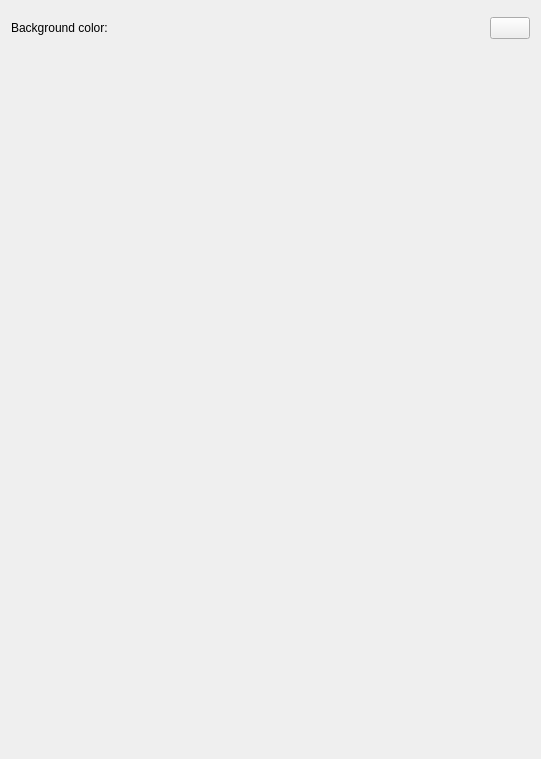
<?xml version="1.0" encoding="UTF-8"?>
<ui version="4.0">
 <class>ConfigureGraphics</class>
 <widget class="QWidget" name="ConfigureGraphics">
  <property name="geometry">
   <rect>
    <x>0</x>
    <y>0</y>
    <width>541</width>
    <height>759</height>
   </rect>
  </property>
  <property name="windowTitle">
   <string>Form</string>
  </property>
  <property name="accessibleName">
   <string>Graphics</string>
  </property>
  <layout class="QVBoxLayout" name="verticalLayout_1">
   <item>
    <layout class="QVBoxLayout" name="groups_layout"/>
   </item>
   <item>
    <widget class="QWidget" name="api_widget" native="true">
     <layout class="QHBoxLayout" name="horizontalLayout">
      <property name="leftMargin">
       <number>0</number>
      </property>
      <property name="topMargin">
       <number>0</number>
      </property>
      <property name="rightMargin">
       <number>0</number>
      </property>
      <property name="bottomMargin">
       <number>0</number>
      </property>
     </layout>
    </widget>
   </item>
   <item>
    <widget class="QWidget" name="bg_widget" native="true">
     <layout class="QHBoxLayout" name="bg_layout">
      <property name="leftMargin">
       <number>0</number>
      </property>
      <property name="topMargin">
       <number>0</number>
      </property>
      <property name="rightMargin">
       <number>0</number>
      </property>
      <property name="bottomMargin">
       <number>0</number>
      </property>
      <item>
       <widget class="QLabel" name="label">
        <property name="sizePolicy">
         <sizepolicy hsizetype="Expanding" vsizetype="Preferred">
          <horstretch>0</horstretch>
          <verstretch>0</verstretch>
         </sizepolicy>
        </property>
        <property name="text">
         <string>Background color:</string>
        </property>
       </widget>
      </item>
      <item>
       <widget class="QPushButton" name="bg_button">
        <property name="sizePolicy">
         <sizepolicy hsizetype="Preferred" vsizetype="Preferred">
          <horstretch>0</horstretch>
          <verstretch>0</verstretch>
         </sizepolicy>
        </property>
        <property name="maximumSize">
         <size>
          <width>40</width>
          <height>16777215</height>
         </size>
        </property>
        <property name="text">
         <string/>
        </property>
       </widget>
      </item>
     </layout>
    </widget>
   </item>
   <item>
    <spacer name="verticalSpacer">
     <property name="orientation">
      <enum>Qt::Vertical</enum>
     </property>
     <property name="sizeHint" stdset="0">
      <size>
       <width>20</width>
       <height>40</height>
      </size>
     </property>
    </spacer>
   </item>
  </layout>
 </widget>
 <resources/>
 <connections/>
</ui>
